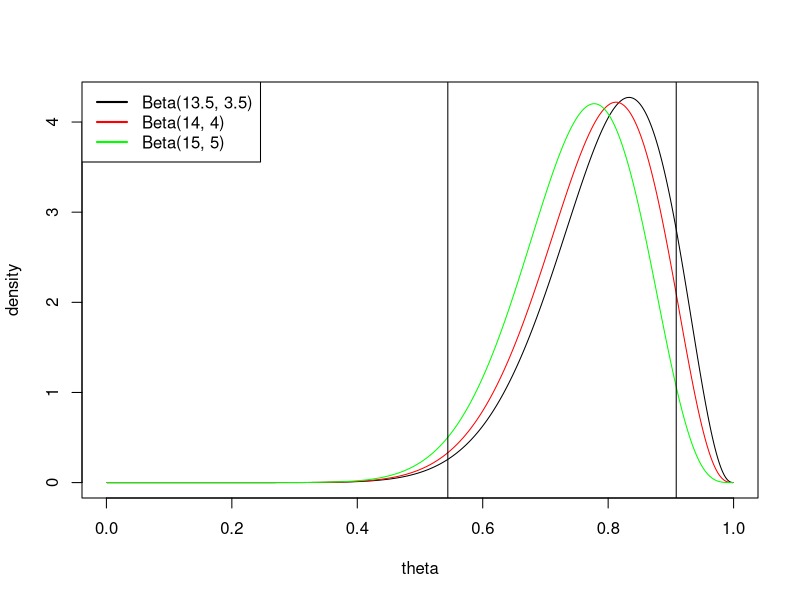
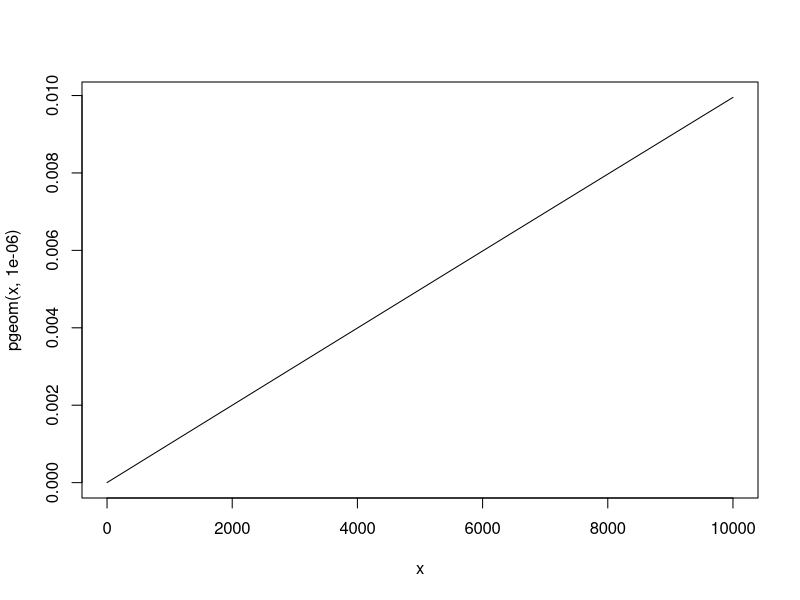
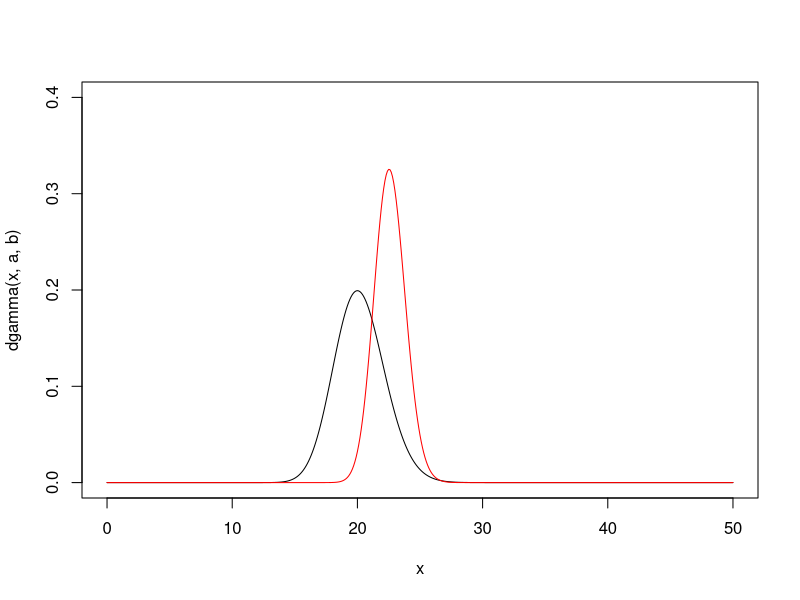

Reproduce these figures in R, in order. (Note: this script raises an error after producing the figures.)
## theta

x <- seq(0.001, 0.9999, 0.001)


plot(x, dbeta(x, 13.5, 3.5), type = 'l', ylab = 'density',
xlab = 'theta')
lines(x, dbeta(x, 14, 4), col = 'red')
lines(x, dbeta(x, 15, 5), col = 'green')
abline(v = 0.5443469, )
abline(v = 0.9085342)
legend('topleft',
       legend = c('Beta(13.5, 3.5)', 
                            'Beta(14, 4)', 
                            'Beta(15, 5)'),
       lty = 1,
       lwd = 2,
       col =c('black', 'red', 'green'))

qbeta(0.025, 15, 5)
qbeta(0.975, 15, 5)
pbeta(0.6, 15, 5, lower.tail = F)
pbeta(0.6, 1, 1, lower.tail = F)
b <- 0.4/(1-0.4)
21.72727/b

x <- seq(0, 10000)
plot(x, pgeom(x, 0.000001), type = 'l')

pgeom(10, 0.5)



## geometrica

theta <- 0.2

1/0.2

0.2 * 5


## predict
dados <- c(24, 25, 31, 31, 22, 21, 26, 20, 16, 22)
n <- length(dados)

x <- seq(0, 50, 0.1)
a <- 101 
b <- 5 
a_post <- a + sum(dados)
b_post <- b + n
plot(x, dgamma(x, a, b), type = 'l', ylim = c(0, 0.4))
lines(x, dgamma(x, a_post, b_post), col ='red')
lines(x, dnorm(x, esp, var), col = 'green')

esp <- a_post/b_post
var <- a_post/b_post^2
plot(x, dnorm(x, esp, var), type = 'l')
qnorm(0.025, esp, var)
qnorm(0.975, esp, var)

sigma <- 4.51
b <- 0
d_2 <- 10^2
n <- 32
x_bar <- 2.46
c <- 1/d_2
tau <- 1/sigma^2

mu <- (n*tau*x_bar + c*b)/(c + n*tau)
var_p <- 1/(c + n*tau)
mu; var_p







0.63 + 4.51^2

qnorm(0.025, mu, var_p)
qnorm(0.975, mu, var_p)


x <- seq(-10, 30, 0.1)
plot(x, dnorm(x, 2.44, sqrt(0.63)), type = 'l')
lines(x, dnorm(x, 2.44, sqrt(0.63 + 4.51^2)))



N <- 50000 
dados <- c()

for(j in 1:100){
  count <- 0
for(i in 1:N){
  mu_pred <- rnorm(1, mu, sqrt(var_p))
  pred <- rnorm(1, mu_pred, 4.51)
  if(pred > 0){
    count <- count + 1
  }
}

  p_true <- pnorm(0, 2.44, sqrt(0.63 + 4.51^2), lower.tail = F)
  p_iter <- count/N

  dados[j] <- p_true - p_iter
  cat(j/100)
}




plot(density(dados_1), ylim = c(0, 200))
lines(density(dados_2))
lines(density(dados_3))
lines(density(dados))


dados_1 <- dados
dados_2 <- dados
dados_3 <- dados


m <- rmultinom(100, 1, c(0.1, 0.5, 0.4))
m <- as.matrix(m)
t(m)
